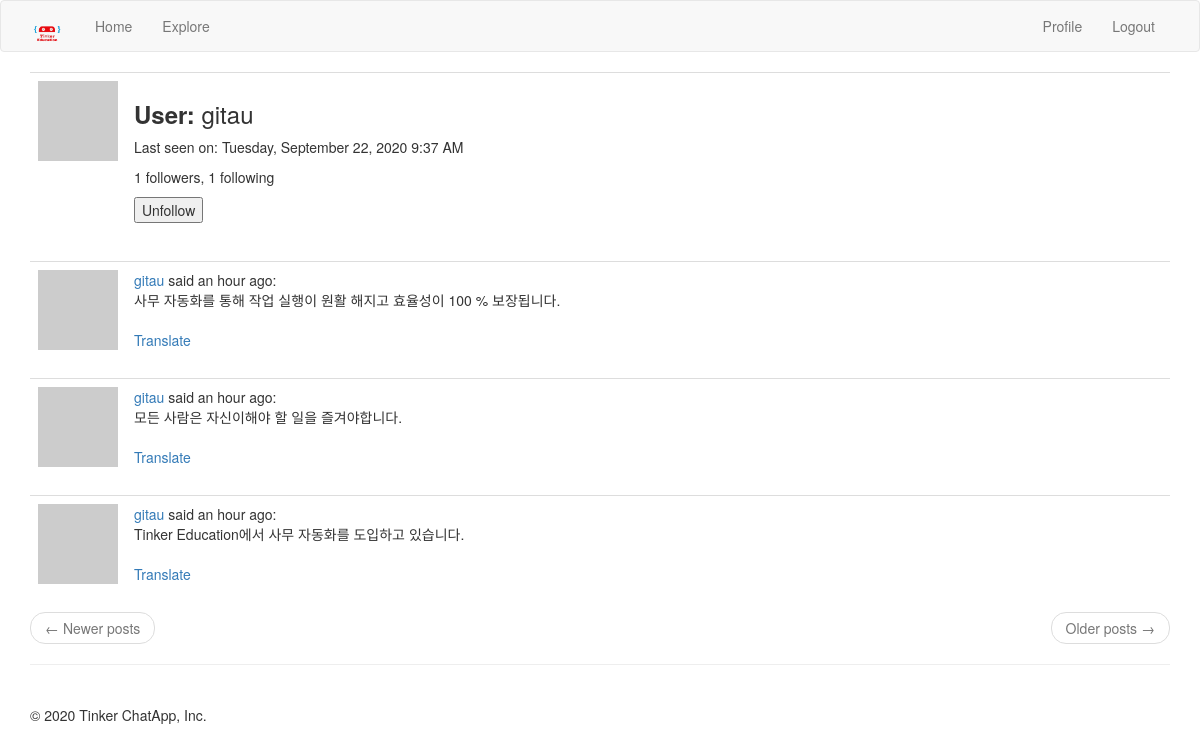
Page /profile/gitau (signed in) on the committed database.
### app/models.py (models this page shows, shortened)
class User( UserMixin ,db.Model):
    id = db.Column(db.Integer, primary_key = True)
    username = db.Column(db.String(64), unique = True, index = True)
    email = db.Column(db.String(120), unique = True, index = True)
    password_hash = db.Column(db.String(128))
    posts = db.relationship('Post', backref = 'author', lazy = 'dynamic')
    about_me = db.Column(db.String(140))
    last_seen = db.Column(db.DateTime, default = datetime.utcnow)
    followed = db.relationship(
        'User',
        secondary = followers,
        primaryjoin = (followers.c.follower_id == id),
        secondaryjoin = (followers.c.followed_id == id),
        backref = db.backref('followers', lazy = 'dynamic'),
        lazy = 'dynamic'
    )
    def avatar(self, size):
        digest = md5(self.email.lower().encode('utf-8')).hexdigest()
        return 'https://www.gravatar.com/avatar/{}?d=identicon&s={}'.format(digest, size)
    def is_following(self, user):
        return self.followed.filter(followers.c.followed_id == user.id).count() > 0

class Post(db.Model):
    id = db.Column(db.Integer, primary_key = True)
    body = db.Column(db.String(140))
    timestamp = db.Column(db.DateTime, index = True, default = datetime.utcnow)
    user_id = db.Column(db.Integer, db.ForeignKey('user.id'))
    language = db.Column(db.String(5))

### app/routes.py (the view)
@app.route('/profile/<username>')
@login_required
def profile(username):
    user = User.query.filter_by(username = username).first_or_404()
    form = EmptyForm()
    page = request.args.get('page', 1, type=int)
    posts = user.posts.order_by(Post.timestamp.desc()).paginate(
        page, app.config['POSTS_PER_PAGE'], False
    )
    next_url = url_for('profile', username = username, page = posts.next_num) \
        if posts.has_next else None
    prev_url = url_for('profile', username = username, page = posts.prev_num) \
        if posts.has_prev else None
    return render_template('profile.html', title = 'Profile', user = user, form = form, posts = posts.items, next_url = next_url, prev_url = prev_url)

### app/forms.py
class EmptyForm(FlaskForm):
    submit = SubmitField('Submit')

### app/models.py (called while the page is built)
@login.user_loader
def load_user(id):
    return User.query.get(int(id))

### app/routes.py (called while the page is built)
@app.before_request
def before_request():
    if current_user.is_authenticated:
        current_user.last_seen = datetime.utcnow()
        db.session.commit()
    g.locale = str(get_locale())

### app/templates/profile.html (shortened to what this page needs)
{% extends 'base.html' %}
{% import 'bootstrap/wtf.html' as wtf %}
{% block app_content %}
    <table class="table">
        <tr valign = 'top'>
            <td width = '70px'>
                <img src="{{ user.avatar(128) }}">
            </td>
            <td>
                <h3><b>{{ _('User') }}: </b>{{ user.username }}</h3>
                {% if user.last_seen %}<p>{{ _('Last seen on') }}: {{ moment(user.last_seen).format('LLLL') }}</p>{% endif %}
                <p>{{ user.followers.count() }} followers, {{ user.followed.count() }} following</p>
                {% if user == current_user %}
                    <a href="{{ url_for('edit_profile') }}">{{ _('Edit Your Profile') }}</a>
                {% else %}
                    <p>
                        <form action="{{ url_for('unfollow', username = user.username) }}" method="POST">
                            {{ form.submit(value='Unfollow') }}
                        </form>
                    </p>
                {% endif %}
            </td>
        </tr>
    </table>
    {% for post in posts %}
        {% include '_posts.html' %}
    {% endfor %}
    <nav aria-label="...">
        <ul class="pager">
            <li class="previous{% if not prev_url %} disabled{% endif %}">
                <a href="{{ prev_url or '#' }}">
                    <span aria-hidden="true">&larr;</span> Newer posts
                </a>
            </li>
            <li class="next{% if not next_url %} disabled{% endif %}">
                <a href="{{ next_url or '#' }}">
                    Older posts <span aria-hidden="true">&rarr;</span>
                </a>
            </li>
        </ul>
    </nav>
{% endblock %}

### app/templates/_posts.html
<table class="table table-hover">
    <tr valign = 'top'>
        <td width="70px">
            <a href="{{ url_for('profile', username=post.author.username) }}">
                <img src="{{ post.author.avatar(36) }}" />
            </a>
        </td>
        <td>
            <a href="{{ url_for('profile', username=post.author.username) }}">
                {{ post.author.username }}
            </a>
            said {{ moment(post.timestamp).fromNow() }}:
            <br>
            <span id="post{{ post.id }}">{{ post.body }}</span>
            {% if post.language and post.language != g.locale %}
                <br><br>
                <span id="translation{{ post.id }}">
                    <a href="javascript:translate(
                                '#post{{ post.id }}',
                                '#translation{{ post.id }}',
                                '{{ post.language }}',
                                '{{ g.locale }}');">{{ _('Translate') }}</a>
                </span>
            {% endif %}
        </td>
    </tr>
</table>

### rows in the picture
User: username "gitau", last_seen "Tuesday, September 22, 2020 9:37 AM"
Post: author.username "gitau", timestamp "an hour ago", body "사무 자동화를 통해 작업 실행이 원활 해지고 효율성이 100 % 보장됩니다."
Post: author.username "gitau", timestamp "an hour ago", body "모든 사람은 자신이해야 할 일을 즐겨야합니다."
Post: author.username "gitau", timestamp "an hour ago", body "Tinker Education에서 사무 자동화를 도입하고 있습니다."

### other values in the picture
{{ user.followers.count() }} "1"
{{ user.followed.count() }} "1"
{{ moment().format('YYYY') }} "2020"
